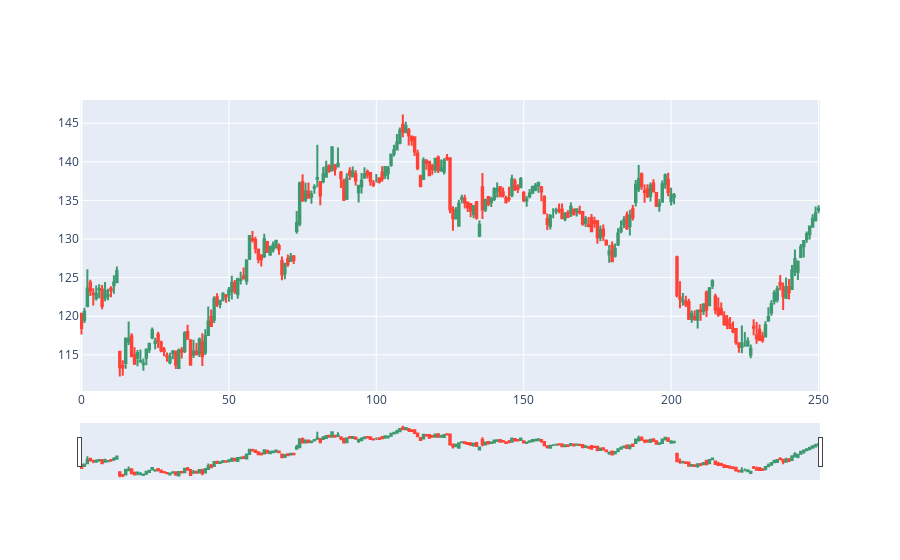

This figure's notebook cell:
### Code cell
# Candlestick chart of march 2008
trace = go.Candlestick(x=df.index,
                open=df.Open,
                high=df.High,
                low=df.Low,
                close=df.Close)
data = [trace]
iplot(data, filename='simple_candlestick')

### Figure 1 — Plotly figure (JSON) as saved in the notebook; plotly's stock layout.template omitted (floating-point values rounded to 4 significant figures; data arrays with more than 128 entries replaced by an {"elided": "..."} marker saying what was removed)
{"data": [{"close": {"elided": "251 float values"}, "high": {"elided": "251 float values"}, "low": {"elided": "251 float values"}, "open": {"elided": "251 float values"}, "type": "candlestick", "x": {"elided": "251 int values"}}], "layout": {}}
